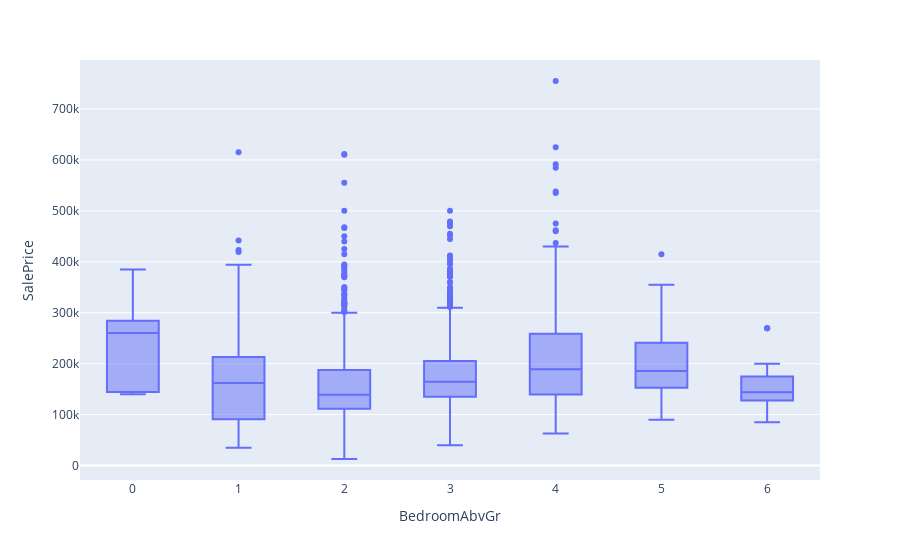

Notebook source saved alongside this figure:
### Code cell
px.box(raw, x="BedroomAbvGr", y="SalePrice")

### Figure 1 — Plotly figure (JSON) as saved in the notebook; plotly's stock layout.template omitted (floating-point values rounded to 4 significant figures; data arrays with more than 128 entries replaced by an {"elided": "..."} marker saying what was removed)
{"data": [{"alignmentgroup": "True", "hovertemplate": "BedroomAbvGr=%{x}<br>SalePrice=%{y}<extra></extra>", "legendgroup": "", "marker": {"color": "#636efa"}, "name": "", "notched": false, "offsetgroup": "", "orientation": "v", "showlegend": false, "type": "box", "x": {"elided": "2580 int values"}, "x0": " ", "xaxis": "x", "y": {"elided": "2580 int values"}, "y0": " ", "yaxis": "y"}], "layout": {"boxmode": "group", "legend": {"tracegroupgap": 0}, "margin": {"t": 60}, "xaxis": {"anchor": "y", "domain": [0, 1], "title": {"text": "BedroomAbvGr"}}, "yaxis": {"anchor": "x", "domain": [0, 1], "title": {"text": "SalePrice"}}}}
